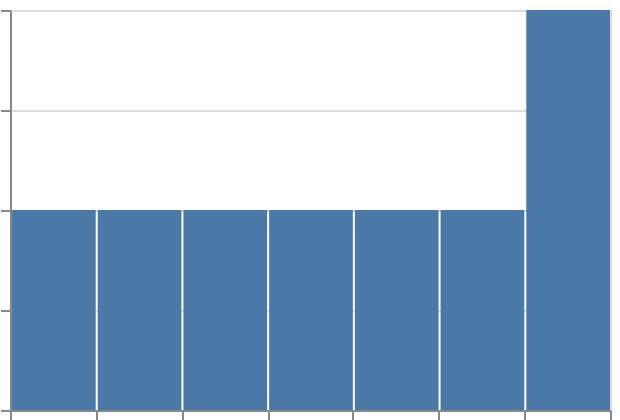

Express this chart as Vega-Lite.
### Vega-Lite specification from a JSON file in a GitHub repository (floating-point values rounded to 4 significant figures)
{"$schema": "https://vega.github.io/schema/vega-lite/v6.json", "padding": 5, "autosize": "none", "width": 300, "height": 200, "data": {"name": "table", "values": [{"c": "A", "g": "p", "x": 1, "y": 2, "v": 5, "t": "2024-01-15", "o": {"v": 3}, "IMDB Rating": 6.1, "d": "x1"}, {"c": "B", "g": "q", "x": 2, "y": 4, "v": 9, "t": "2024-02-20", "o": {"v": 7}, "IMDB Rating": 7.4, "d": "x2"}, {"c": "A", "g": "q", "x": 3, "y": 3, "v": 2, "t": "2024-03-05", "o": {"v": 1}, "IMDB Rating": 5.2, "d": "x1"}, {"c": "C", "g": "p", "x": 4, "y": 6, "v": 7, "t": "2024-05-30", "o": {"v": 4}, "IMDB Rating": 8.8, "d": "x3"}, {"c": "B", "g": "p", "x": 5, "y": 5, "v": 4, "t": "2024-07-11", "o": {"v": 9}, "IMDB Rating": 6.9, "d": "x2"}, {"c": "C", "g": "q", "x": 6, "y": 8, "v": 6, "t": "2024-09-02", "o": {"v": 2}, "IMDB Rating": 7.7, "d": "x3"}, {"c": "A", "g": "p", "x": 7, "y": 7, "v": 8, "t": "2024-11-25", "o": {"v": 5}, "IMDB Rating": 4.4, "d": "x1"}, {"c": "B", "g": "q", "x": 8, "y": 9, "v": 3, "t": "2024-12-31", "o": {"v": 8}, "IMDB Rating": 9.1, "d": "x2"}]}, "mark": "bar", "encoding": {"x": {"field": "v", "type": "quantitative", "bin": {"steps": [1, 3, 5], "divide": [5, 2]}}, "y": {"aggregate": "count", "type": "quantitative"}}}
